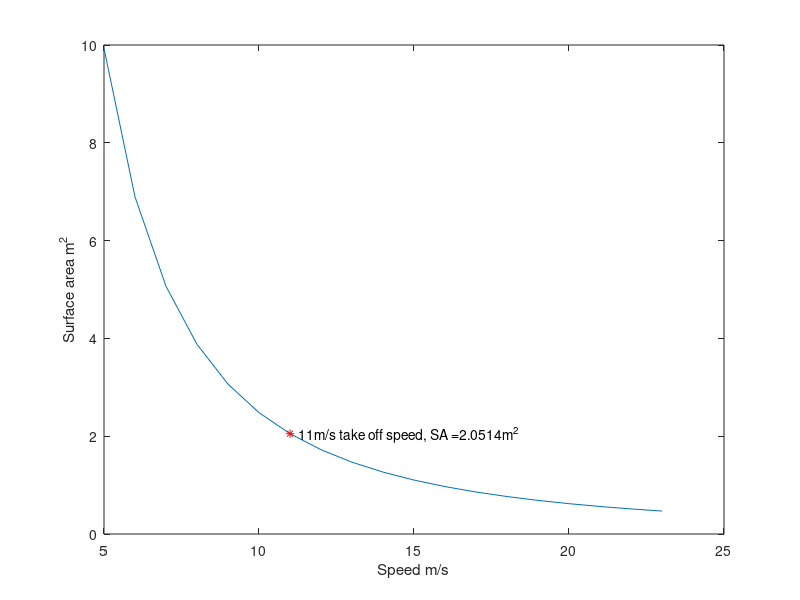

Reproduce this figure in MATLAB.
clear all
close all
clc
%% Weight -> Lift -> Drag -> Thrust

%% weight
weight = 41*.453592*9.81;%weight 55 lbs in newtons

%% Lift

d = 1.225; %kg/m^3 = will be a function of altitude in final flight calc
CL = 1.2;%Coefficient of lift
vp = 11;% take off speed m/s

Lift = weight;
length = 11*.3048;
SA = 0;
speeds = [5:1:23];

for i = speeds
vel = i;
S = ((2*Lift)/(d*vel^2*CL));

width = (S/length);%*3.28084;
SA = [SA S];
end

take = ((2*Lift)/(d*vp^2*CL));

plot (speeds,SA(2:end))
hold on
plot(vp,take,'r*')
ylabel('Surface area m^2')
xlabel('Speed m/s')
x1 = vp;
y1 = take;
txt1 = ['   ', num2str(vp) ,'m/s take off speed, SA =',num2str(take),'m^2'];
text(x1,y1,txt1);

surf = take*10.7639
wit = (take*10.7639)/11;%width in feet of wing


%% Drag

DA = 22;%drag area
V = vp;%stall velocity
cd = .05; %standard drag coefficient of a plane

Drag = cd*DA*0.5*d*V^2;

%% Thrust

diami = 15;
pitch = 6;

RPM = 18000;

C1 = 4.392399*10^-8;
C2 = 4.23333*10^-4;

propC = .015;
P = RPM*propC;
Thrust = C1*RPM*((diami^3.5)/sqrt(pitch))*(C2*RPM*pitch); %source: http://www.electricrcaircraftguy.com/2013/09/propeller-static-dynamic-thrust-equation.html
%% DATA

T_ex = Thrust - Drag;%excess thrust
acc = T_ex/weight%acceleration achievable
% dis = (0.3048*170);
%TOV = sqrt(2*acc*dis)
dis = ((vp^2)/(2*acc))*3.28084
time = (2*(dis))/vp;
Thrust
